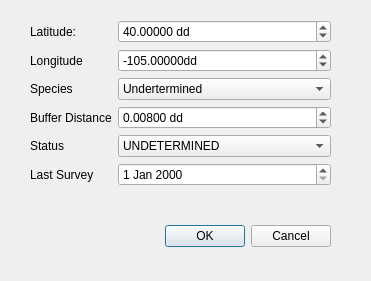
<?xml version="1.0" encoding="UTF-8"?>
<ui version="4.0">
 <class>NewRaptorDialogBase</class>
 <widget class="QDialog" name="NewRaptorDialogBase">
  <property name="geometry">
   <rect>
    <x>0</x>
    <y>0</y>
    <width>371</width>
    <height>281</height>
   </rect>
  </property>
  <property name="windowTitle">
   <string>Add New Raptor</string>
  </property>
  <widget class="QDialogButtonBox" name="button_box">
   <property name="geometry">
    <rect>
     <x>70</x>
     <y>220</y>
     <width>261</width>
     <height>32</height>
    </rect>
   </property>
   <property name="orientation">
    <enum>Qt::Horizontal</enum>
   </property>
   <property name="standardButtons">
    <set>QDialogButtonBox::Cancel|QDialogButtonBox::Ok</set>
   </property>
  </widget>
  <widget class="QWidget" name="formLayoutWidget">
   <property name="geometry">
    <rect>
     <x>30</x>
     <y>20</y>
     <width>301</width>
     <height>181</height>
    </rect>
   </property>
   <layout class="QFormLayout" name="lytForm">
    <property name="bottomMargin">
     <number>1</number>
    </property>
    <item row="0" column="0">
     <widget class="QLabel" name="latitudeLabel">
      <property name="text">
       <string>Latitude:</string>
      </property>
     </widget>
    </item>
    <item row="0" column="1">
     <widget class="QDoubleSpinBox" name="spbLatitude">
      <property name="prefix">
       <string/>
      </property>
      <property name="suffix">
       <string> dd</string>
      </property>
      <property name="decimals">
       <number>5</number>
      </property>
      <property name="minimum">
       <double>-90.000000000000000</double>
      </property>
      <property name="maximum">
       <double>90.000000000000000</double>
      </property>
      <property name="singleStep">
       <double>0.001000000000000</double>
      </property>
      <property name="value">
       <double>40.000000000000000</double>
      </property>
     </widget>
    </item>
    <item row="1" column="0">
     <widget class="QLabel" name="longitudeLabel">
      <property name="text">
       <string>Longitude</string>
      </property>
     </widget>
    </item>
    <item row="1" column="1">
     <widget class="QDoubleSpinBox" name="spbLongitude">
      <property name="suffix">
       <string>dd</string>
      </property>
      <property name="decimals">
       <number>5</number>
      </property>
      <property name="minimum">
       <double>-180.000000000000000</double>
      </property>
      <property name="maximum">
       <double>180.000000000000000</double>
      </property>
      <property name="singleStep">
       <double>0.001000000000000</double>
      </property>
      <property name="value">
       <double>-105.000000000000000</double>
      </property>
     </widget>
    </item>
    <item row="2" column="0">
     <widget class="QLabel" name="speciesLabel">
      <property name="text">
       <string>Species</string>
      </property>
     </widget>
    </item>
    <item row="2" column="1">
     <widget class="QComboBox" name="cmbSpecies">
      <item>
       <property name="text">
        <string>Undertermined</string>
       </property>
      </item>
      <item>
       <property name="text">
        <string>Red-teail Hawk</string>
       </property>
      </item>
      <item>
       <property name="text">
        <string>Swainsons Hawk</string>
       </property>
      </item>
      <item>
       <property name="text">
        <string>Northern Harrier</string>
       </property>
      </item>
     </widget>
    </item>
    <item row="3" column="0">
     <widget class="QLabel" name="bufferDistanceLabel">
      <property name="text">
       <string>Buffer Distance</string>
      </property>
     </widget>
    </item>
    <item row="3" column="1">
     <widget class="QDoubleSpinBox" name="spbBuffer">
      <property name="suffix">
       <string> dd</string>
      </property>
      <property name="decimals">
       <number>5</number>
      </property>
      <property name="maximum">
       <double>0.100000000000000</double>
      </property>
      <property name="singleStep">
       <double>0.001000000000000</double>
      </property>
      <property name="value">
       <double>0.008000000000000</double>
      </property>
     </widget>
    </item>
    <item row="4" column="0">
     <widget class="QLabel" name="statusLabel">
      <property name="text">
       <string>Status</string>
      </property>
     </widget>
    </item>
    <item row="4" column="1">
     <widget class="QComboBox" name="cmbStatus">
      <item>
       <property name="text">
        <string>UNDETERMINED</string>
       </property>
      </item>
      <item>
       <property name="text">
        <string>ACTVE NEST</string>
       </property>
      </item>
      <item>
       <property name="text">
        <string>INACTIVE NEST</string>
       </property>
      </item>
      <item>
       <property name="text">
        <string>FLEDGED NEST</string>
       </property>
      </item>
     </widget>
    </item>
    <item row="5" column="0">
     <widget class="QLabel" name="lastSurveyLabel">
      <property name="text">
       <string>Last Survey</string>
      </property>
     </widget>
    </item>
    <item row="5" column="1">
     <widget class="QDateEdit" name="dteLast"/>
    </item>
   </layout>
  </widget>
 </widget>
 <resources/>
 <connections>
  <connection>
   <sender>button_box</sender>
   <signal>accepted()</signal>
   <receiver>NewRaptorDialogBase</receiver>
   <slot>accept()</slot>
   <hints>
    <hint type="sourcelabel">
     <x>20</x>
     <y>20</y>
    </hint>
    <hint type="destinationlabel">
     <x>20</x>
     <y>20</y>
    </hint>
   </hints>
  </connection>
  <connection>
   <sender>button_box</sender>
   <signal>rejected()</signal>
   <receiver>NewRaptorDialogBase</receiver>
   <slot>reject()</slot>
   <hints>
    <hint type="sourcelabel">
     <x>20</x>
     <y>20</y>
    </hint>
    <hint type="destinationlabel">
     <x>20</x>
     <y>20</y>
    </hint>
   </hints>
  </connection>
 </connections>
</ui>
